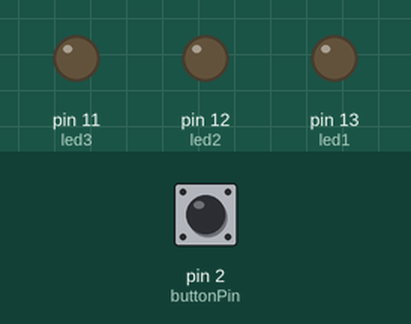
Simulated run of this sketch. Board: Arduino Uno, built with avr-gcc and run on an emulated ATmega328P. Shown: output pins drawn as LEDs (lit = HIGH). The test bench sets the inputs (shaded band); at power-on: pin 2 (buttonPin) HIGH.

Above: at 1.2 s.
1.3 s: pin 2 (buttonPin) pulled LOW for 0.15 s
At 2.3 s:
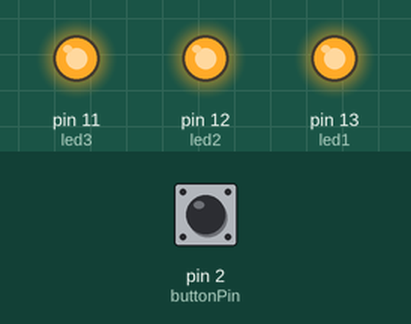
2.9 s: pin 2 (buttonPin) pulled LOW for 1 s
At 3.5 s:
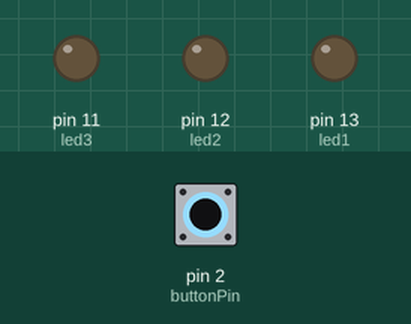
5.4 s: pin 2 (buttonPin) pulled LOW for 3.2 s
At 6.6 s:
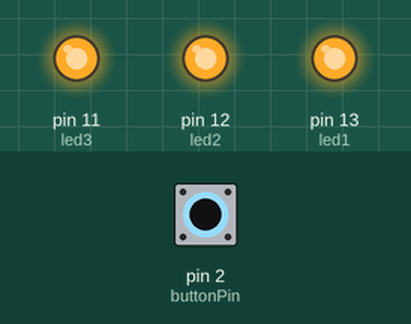
Timing chart, 0 to 8.4 s (numbered marks = the images above; inputs shaded):
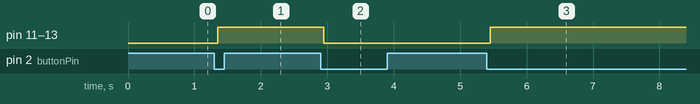

The sketch:

3_led_1_button1.ino
```cpp
// Define LED pins
const int led1 = 13;
const int led2 = 12;
const int led3 = 11;

// Define button pin
const int buttonPin = 2;

// Variables to hold the state
bool ledsOn = false;      // current state: are LEDs on or off
bool lastButtonState = HIGH;  // previous reading from the button

void setup() {
  pinMode(led1, OUTPUT);
  pinMode(led2, OUTPUT);
  pinMode(led3, OUTPUT);

  pinMode(buttonPin, INPUT_PULLUP);
}

void loop() {
  bool buttonState = digitalRead(buttonPin);

  // Check if button changed from HIGH to LOW (pressed)
  if (buttonState == LOW && lastButtonState == HIGH) {
    ledsOn = !ledsOn;  // toggle state
    delay(50); // simple debounce delay
  }

  lastButtonState = buttonState;

  // Set LEDs according to state
  if (ledsOn) {
    digitalWrite(led1, HIGH);
    digitalWrite(led2, HIGH);
    digitalWrite(led3, HIGH);
  } else {
    digitalWrite(led1, LOW);
    digitalWrite(led2, LOW);
    digitalWrite(led3, LOW);
  }
}
```

Measured:
- after the input at 1.3 s, pin 11 (led3), pin 12 (led2), pin 13 (led1): LOW → HIGH after 0.05 s
- after the input at 2.9 s, pin 11 (led3), pin 12 (led2), pin 13 (led1): HIGH → LOW after 0.05 s
- after the input at 5.4 s, pin 11 (led3), pin 12 (led2), pin 13 (led1): LOW → HIGH after 0.05 s
